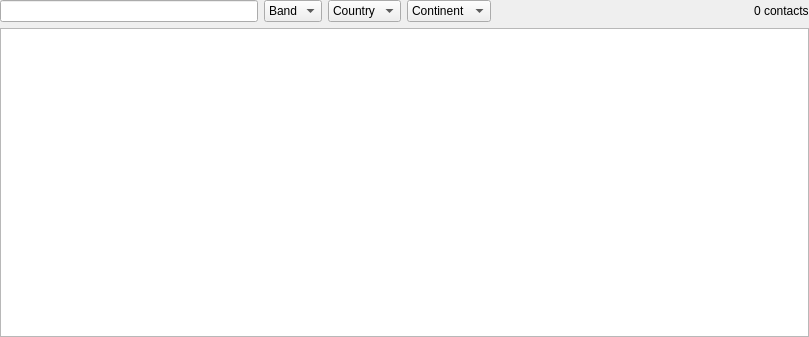
<?xml version="1.0" encoding="UTF-8"?>
<ui version="4.0">
 <class>LogbookWidget</class>
 <widget class="QWidget" name="LogbookWidget">
  <property name="geometry">
   <rect>
    <x>0</x>
    <y>0</y>
    <width>809</width>
    <height>337</height>
   </rect>
  </property>
  <property name="windowTitle">
   <string notr="true">Form</string>
  </property>
  <layout class="QGridLayout" name="gridLayout">
   <property name="leftMargin">
    <number>0</number>
   </property>
   <property name="topMargin">
    <number>0</number>
   </property>
   <property name="rightMargin">
    <number>0</number>
   </property>
   <property name="bottomMargin">
    <number>0</number>
   </property>
   <item row="0" column="0">
    <layout class="QVBoxLayout" name="verticalLayout">
     <item>
      <layout class="QHBoxLayout" name="horizontalLayout">
       <item>
        <widget class="QLineEdit" name="callsignFilter"/>
       </item>
       <item>
        <widget class="QComboBox" name="bandFilter">
         <property name="currentText">
          <string>Band</string>
         </property>
         <item>
          <property name="text">
           <string>Band</string>
          </property>
         </item>
        </widget>
       </item>
       <item>
        <widget class="QComboBox" name="comboBox_3">
         <item>
          <property name="text">
           <string>Country</string>
          </property>
         </item>
        </widget>
       </item>
       <item>
        <widget class="QComboBox" name="comboBox_2">
         <item>
          <property name="text">
           <string>Continent</string>
          </property>
         </item>
        </widget>
       </item>
       <item>
        <spacer name="horizontalSpacer">
         <property name="orientation">
          <enum>Qt::Horizontal</enum>
         </property>
         <property name="sizeHint" stdset="0">
          <size>
           <width>40</width>
           <height>20</height>
          </size>
         </property>
        </spacer>
       </item>
       <item>
        <widget class="QLabel" name="countLabel">
         <property name="text">
          <string>0 contacts</string>
         </property>
        </widget>
       </item>
      </layout>
     </item>
     <item>
      <widget class="QTableView" name="contactTable">
       <property name="contextMenuPolicy">
        <enum>Qt::ActionsContextMenu</enum>
       </property>
       <property name="alternatingRowColors">
        <bool>true</bool>
       </property>
       <property name="selectionBehavior">
        <enum>QAbstractItemView::SelectRows</enum>
       </property>
       <property name="horizontalScrollMode">
        <enum>QAbstractItemView::ScrollPerPixel</enum>
       </property>
       <property name="sortingEnabled">
        <bool>false</bool>
       </property>
       <attribute name="verticalHeaderVisible">
        <bool>false</bool>
       </attribute>
      </widget>
     </item>
    </layout>
   </item>
  </layout>
  <action name="actionDeleteContact">
   <property name="icon">
    <iconset theme="edit-delete">
     <normaloff>.</normaloff>.</iconset>
   </property>
   <property name="text">
    <string>Delete</string>
   </property>
   <property name="shortcut">
    <string>Del</string>
   </property>
  </action>
  <action name="actionUploadClublog">
   <property name="icon">
    <iconset resource="../res/icons/icons.qrc">
     <normaloff>:/icons/cloud_upload-24px.svg</normaloff>:/icons/cloud_upload-24px.svg</iconset>
   </property>
   <property name="text">
    <string>Upload to Clublog</string>
   </property>
  </action>
  <action name="actionLookup">
   <property name="icon">
    <iconset resource="../res/icons/icons.qrc">
     <normaloff>:/icons/baseline-search-24px.svg</normaloff>:/icons/baseline-search-24px.svg</iconset>
   </property>
   <property name="text">
    <string>Lookup on QRZ</string>
   </property>
  </action>
  <action name="actionFilter">
   <property name="icon">
    <iconset resource="../res/icons/icons.qrc">
     <normaloff>:/icons/filter_list-24px.svg</normaloff>:/icons/filter_list-24px.svg</iconset>
   </property>
   <property name="text">
    <string>Filter Callsign</string>
   </property>
  </action>
 </widget>
 <resources>
  <include location="../res/icons/icons.qrc"/>
 </resources>
 <connections>
  <connection>
   <sender>actionDeleteContact</sender>
   <signal>triggered()</signal>
   <receiver>LogbookWidget</receiver>
   <slot>deleteContact()</slot>
   <hints>
    <hint type="sourcelabel">
     <x>-1</x>
     <y>-1</y>
    </hint>
    <hint type="destinationlabel">
     <x>247</x>
     <y>168</y>
    </hint>
   </hints>
  </connection>
  <connection>
   <sender>callsignFilter</sender>
   <signal>textChanged(QString)</signal>
   <receiver>LogbookWidget</receiver>
   <slot>callsignFilterChanged()</slot>
   <hints>
    <hint type="sourcelabel">
     <x>129</x>
     <y>16</y>
    </hint>
    <hint type="destinationlabel">
     <x>404</x>
     <y>168</y>
    </hint>
   </hints>
  </connection>
  <connection>
   <sender>bandFilter</sender>
   <signal>currentIndexChanged(QString)</signal>
   <receiver>LogbookWidget</receiver>
   <slot>bandFilterChanged()</slot>
   <hints>
    <hint type="sourcelabel">
     <x>308</x>
     <y>16</y>
    </hint>
    <hint type="destinationlabel">
     <x>404</x>
     <y>168</y>
    </hint>
   </hints>
  </connection>
  <connection>
   <sender>actionUploadClublog</sender>
   <signal>triggered()</signal>
   <receiver>LogbookWidget</receiver>
   <slot>uploadClublog()</slot>
   <hints>
    <hint type="sourcelabel">
     <x>-1</x>
     <y>-1</y>
    </hint>
    <hint type="destinationlabel">
     <x>404</x>
     <y>168</y>
    </hint>
   </hints>
  </connection>
  <connection>
   <sender>actionFilter</sender>
   <signal>triggered()</signal>
   <receiver>LogbookWidget</receiver>
   <slot>filterSelectedCallsign()</slot>
   <hints>
    <hint type="sourcelabel">
     <x>-1</x>
     <y>-1</y>
    </hint>
    <hint type="destinationlabel">
     <x>404</x>
     <y>168</y>
    </hint>
   </hints>
  </connection>
  <connection>
   <sender>actionLookup</sender>
   <signal>triggered()</signal>
   <receiver>LogbookWidget</receiver>
   <slot>lookupSelectedCallsign()</slot>
   <hints>
    <hint type="sourcelabel">
     <x>-1</x>
     <y>-1</y>
    </hint>
    <hint type="destinationlabel">
     <x>404</x>
     <y>168</y>
    </hint>
   </hints>
  </connection>
 </connections>
 <slots>
  <slot>deleteContact()</slot>
  <slot>callsignFilterChanged()</slot>
  <slot>bandFilterChanged()</slot>
  <slot>uploadClublog()</slot>
  <slot>filterSelectedCallsign()</slot>
  <slot>lookupSelectedCallsign()</slot>
 </slots>
</ui>
